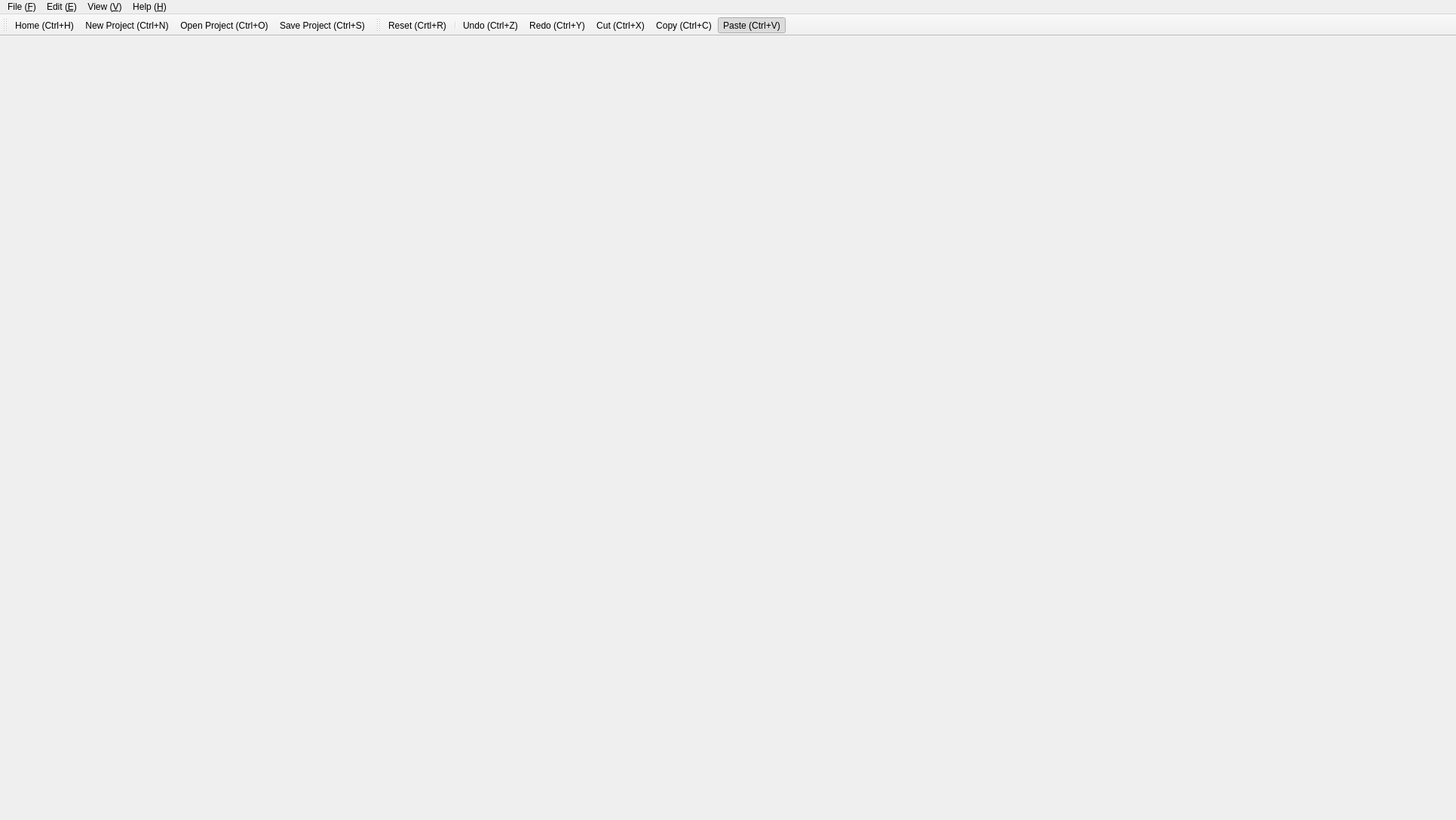
<?xml version="1.0" encoding="UTF-8"?>
<ui version="4.0">
 <class>MainWindow</class>
 <widget class="QMainWindow" name="MainWindow">
  <property name="geometry">
   <rect>
    <x>0</x>
    <y>0</y>
    <width>1931</width>
    <height>1087</height>
   </rect>
  </property>
  <property name="windowTitle">
   <string>MainWindow</string>
  </property>
  <widget class="QWidget" name="centralwidget"/>
  <widget class="QMenuBar" name="menubar">
   <property name="geometry">
    <rect>
     <x>0</x>
     <y>0</y>
     <width>1931</width>
     <height>26</height>
    </rect>
   </property>
   <widget class="QMenu" name="menuFile_F">
    <property name="title">
     <string>File (&amp;F)</string>
    </property>
    <addaction name="actionHome_Ctrl_H"/>
    <addaction name="separator"/>
    <addaction name="actionNew_Project_Ctrl_N"/>
    <addaction name="separator"/>
    <addaction name="actionOpen_Project_Ctrl_O"/>
    <addaction name="separator"/>
    <addaction name="actionSave_Project_Ctrl_S"/>
    <addaction name="separator"/>
    <addaction name="actionSettings"/>
    <addaction name="separator"/>
    <addaction name="actionExit_X"/>
   </widget>
   <widget class="QMenu" name="menuEdit_E">
    <property name="title">
     <string>Edit (&amp;E)</string>
    </property>
    <addaction name="actionUndo_Ctrl_Z"/>
    <addaction name="actionRedo_Ctrl_Y"/>
    <addaction name="actionReset_Crtl_R"/>
    <addaction name="separator"/>
    <addaction name="actionCut_Ctrl_X"/>
    <addaction name="actionCopy_Ctrl_C"/>
    <addaction name="actionPaste_Ctrl_V"/>
    <addaction name="separator"/>
    <addaction name="actionDelete"/>
    <addaction name="actionSelect_All_Ctrl_A"/>
   </widget>
   <widget class="QMenu" name="menuView_V">
    <property name="title">
     <string>View (&amp;V)</string>
    </property>
    <addaction name="actionShortcut_File_Menu"/>
    <addaction name="actionShortcut_Edit_Menu"/>
   </widget>
   <widget class="QMenu" name="menuHelp_H">
    <property name="title">
     <string>Help (&amp;H)</string>
    </property>
    <addaction name="actionDevices"/>
    <addaction name="actionHow_To_Use"/>
    <addaction name="separator"/>
    <addaction name="actionReport_Issue"/>
    <addaction name="actionCheck_For_Updaes"/>
    <addaction name="separator"/>
    <addaction name="actionAbout"/>
   </widget>
   <addaction name="menuFile_F"/>
   <addaction name="menuEdit_E"/>
   <addaction name="menuView_V"/>
   <addaction name="menuHelp_H"/>
  </widget>
  <widget class="QToolBar" name="toolBar">
   <property name="enabled">
    <bool>true</bool>
   </property>
   <property name="cursor">
    <cursorShape>PointingHandCursor</cursorShape>
   </property>
   <property name="windowTitle">
    <string>toolBar</string>
   </property>
   <property name="iconSize">
    <size>
     <width>40</width>
     <height>40</height>
    </size>
   </property>
   <attribute name="toolBarArea">
    <enum>TopToolBarArea</enum>
   </attribute>
   <attribute name="toolBarBreak">
    <bool>false</bool>
   </attribute>
   <addaction name="actionHome_Ctrl_H"/>
   <addaction name="actionNew_Project_Ctrl_N"/>
   <addaction name="actionOpen_Project_Ctrl_O"/>
   <addaction name="actionSave_Project_Ctrl_S"/>
  </widget>
  <widget class="QToolBar" name="toolBar_2">
   <property name="cursor">
    <cursorShape>PointingHandCursor</cursorShape>
   </property>
   <property name="windowTitle">
    <string>toolBar_2</string>
   </property>
   <property name="iconSize">
    <size>
     <width>40</width>
     <height>40</height>
    </size>
   </property>
   <attribute name="toolBarArea">
    <enum>TopToolBarArea</enum>
   </attribute>
   <attribute name="toolBarBreak">
    <bool>false</bool>
   </attribute>
   <addaction name="actionReset_Crtl_R"/>
   <addaction name="separator"/>
   <addaction name="actionUndo_Ctrl_Z"/>
   <addaction name="actionRedo_Ctrl_Y"/>
   <addaction name="actionCut_Ctrl_X"/>
   <addaction name="actionCopy_Ctrl_C"/>
   <addaction name="actionPaste_Ctrl_V"/>
  </widget>
  <action name="actionNew_Project_Ctrl_N">
   <property name="icon">
    <iconset resource="resource.qrc">
     <normaloff>:/icons/Icons/New.png</normaloff>:/icons/Icons/New.png</iconset>
   </property>
   <property name="text">
    <string>New Project (&amp;Ctrl+N)</string>
   </property>
  </action>
  <action name="actionOpen_Project_Ctrl_O">
   <property name="icon">
    <iconset resource="resource.qrc">
     <normaloff>:/icons/Icons/Open.png</normaloff>:/icons/Icons/Open.png</iconset>
   </property>
   <property name="text">
    <string>Open Project (&amp;Ctrl+O)</string>
   </property>
  </action>
  <action name="actionSave_Project_Ctrl_S">
   <property name="icon">
    <iconset resource="resource.qrc">
     <normaloff>:/icons/Icons/Save.png</normaloff>:/icons/Icons/Save.png</iconset>
   </property>
   <property name="text">
    <string>Save Project (Ctrl+S)</string>
   </property>
  </action>
  <action name="actionSettings">
   <property name="icon">
    <iconset resource="resource.qrc">
     <normaloff>:/icons/Icons/Settings.png</normaloff>:/icons/Icons/Settings.png</iconset>
   </property>
   <property name="text">
    <string>Settings &amp;</string>
   </property>
  </action>
  <action name="actionExit_X">
   <property name="icon">
    <iconset resource="resource.qrc">
     <normaloff>:/icons/Icons/Close.png</normaloff>:/icons/Icons/Close.png</iconset>
   </property>
   <property name="text">
    <string>Exit (&amp;Alt+F4)</string>
   </property>
  </action>
  <action name="actionUndo_Ctrl_Z">
   <property name="icon">
    <iconset resource="resource.qrc">
     <normaloff>:/icons/Icons/Undo.png</normaloff>:/icons/Icons/Undo.png</iconset>
   </property>
   <property name="text">
    <string>Undo (&amp;Ctrl+Z)</string>
   </property>
  </action>
  <action name="actionRedo_Ctrl_Y">
   <property name="icon">
    <iconset resource="resource.qrc">
     <normaloff>:/icons/Icons/Redo.png</normaloff>:/icons/Icons/Redo.png</iconset>
   </property>
   <property name="text">
    <string>Redo (&amp;Ctrl+Y)</string>
   </property>
  </action>
  <action name="actionCut_Ctrl_X">
   <property name="icon">
    <iconset resource="resource.qrc">
     <normaloff>:/icons/Icons/Cut.png</normaloff>:/icons/Icons/Cut.png</iconset>
   </property>
   <property name="text">
    <string>Cut (&amp;Ctrl+X)</string>
   </property>
  </action>
  <action name="actionCopy_Ctrl_C">
   <property name="icon">
    <iconset resource="resource.qrc">
     <normaloff>:/icons/Icons/Copy.png</normaloff>:/icons/Icons/Copy.png</iconset>
   </property>
   <property name="text">
    <string>Copy (&amp;Ctrl+C)</string>
   </property>
  </action>
  <action name="actionPaste_Ctrl_V">
   <property name="checkable">
    <bool>true</bool>
   </property>
   <property name="checked">
    <bool>true</bool>
   </property>
   <property name="icon">
    <iconset resource="resource.qrc">
     <normaloff>:/icons/Icons/Paste.png</normaloff>:/icons/Icons/Paste.png</iconset>
   </property>
   <property name="text">
    <string>Paste (&amp;Ctrl+V)</string>
   </property>
  </action>
  <action name="actionDelete">
   <property name="checkable">
    <bool>true</bool>
   </property>
   <property name="checked">
    <bool>true</bool>
   </property>
   <property name="icon">
    <iconset resource="resource.qrc">
     <normaloff>:/icons/Icons/Delete.png</normaloff>:/icons/Icons/Delete.png</iconset>
   </property>
   <property name="text">
    <string>Delete &amp;</string>
   </property>
  </action>
  <action name="actionSelect_All_Ctrl_A">
   <property name="checkable">
    <bool>true</bool>
   </property>
   <property name="checked">
    <bool>true</bool>
   </property>
   <property name="icon">
    <iconset resource="resource.qrc">
     <normaloff>:/icons/Icons/Select All.png</normaloff>:/icons/Icons/Select All.png</iconset>
   </property>
   <property name="text">
    <string>Select All (Ctrl+A)</string>
   </property>
  </action>
  <action name="actionDevices">
   <property name="icon">
    <iconset resource="resource.qrc">
     <normaloff>:/icons/Icons/Electronic Devices.png</normaloff>:/icons/Icons/Electronic Devices.png</iconset>
   </property>
   <property name="text">
    <string>Devices &amp;</string>
   </property>
  </action>
  <action name="actionHow_To_Use">
   <property name="icon">
    <iconset resource="resource.qrc">
     <normaloff>:/icons/Icons/How to Use.png</normaloff>:/icons/Icons/How to Use.png</iconset>
   </property>
   <property name="text">
    <string>How To Use</string>
   </property>
  </action>
  <action name="actionReport_Issue">
   <property name="icon">
    <iconset resource="resource.qrc">
     <normaloff>:/icons/Icons/Report.png</normaloff>:/icons/Icons/Report.png</iconset>
   </property>
   <property name="text">
    <string>Report Issue &amp;</string>
   </property>
  </action>
  <action name="actionCheck_For_Updaes">
   <property name="icon">
    <iconset resource="resource.qrc">
     <normaloff>:/icons/Icons/Update.png</normaloff>:/icons/Icons/Update.png</iconset>
   </property>
   <property name="text">
    <string>Check For Updaes &amp;</string>
   </property>
  </action>
  <action name="actionAbout">
   <property name="icon">
    <iconset resource="resource.qrc">
     <normaloff>:/icons/Icons/About.png</normaloff>:/icons/Icons/About.png</iconset>
   </property>
   <property name="text">
    <string>About &amp;</string>
   </property>
  </action>
  <action name="actionReset_Crtl_R">
   <property name="icon">
    <iconset resource="resource.qrc">
     <normaloff>:/icons/Icons/Reset.png</normaloff>:/icons/Icons/Reset.png</iconset>
   </property>
   <property name="text">
    <string>Reset (&amp;Crtl+R)</string>
   </property>
  </action>
  <action name="actionHome_Ctrl_H">
   <property name="icon">
    <iconset resource="resource.qrc">
     <normaloff>:/icons/Icons/Home.png</normaloff>:/icons/Icons/Home.png</iconset>
   </property>
   <property name="text">
    <string>Home (&amp;Ctrl+H)</string>
   </property>
  </action>
  <action name="actionShortcut_File_Menu">
   <property name="icon">
    <iconset resource="resource.qrc">
     <normaloff>:/icons/Icons/Shortcut File Menu.png</normaloff>:/icons/Icons/Shortcut File Menu.png</iconset>
   </property>
   <property name="text">
    <string>Shortcut File Menu &amp;</string>
   </property>
  </action>
  <action name="actionShortcut_Edit_Menu">
   <property name="icon">
    <iconset resource="resource.qrc">
     <normaloff>:/icons/Icons/Shortcut Edit Menu.png</normaloff>:/icons/Icons/Shortcut Edit Menu.png</iconset>
   </property>
   <property name="text">
    <string>Shortcut Edit Menu &amp;</string>
   </property>
  </action>
 </widget>
 <resources>
  <include location="resource.qrc"/>
 </resources>
 <connections/>
</ui>
